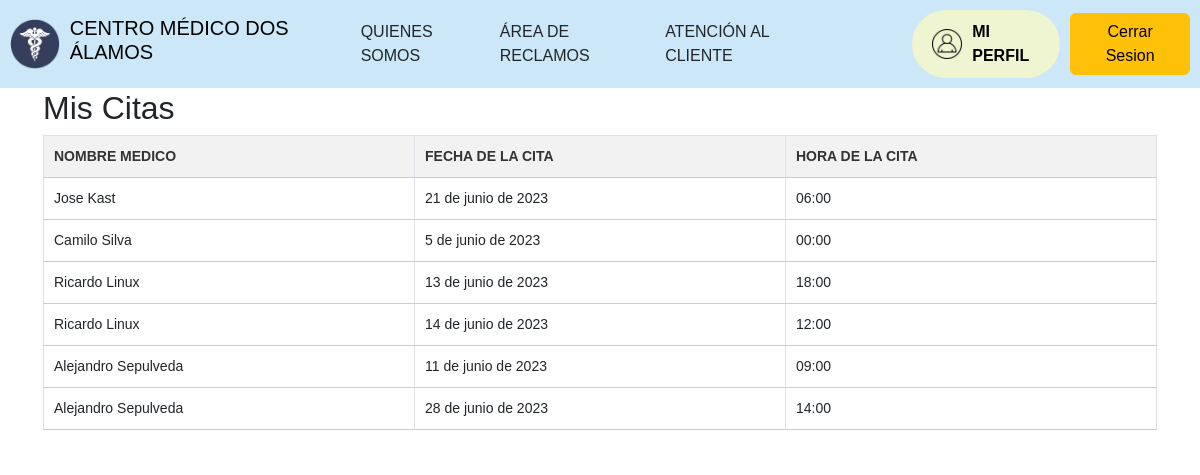
Screenshot of /perfil/ (signed in) with the database file from the repository.
### myapp/models.py (models this page shows, shortened)
class Cita(models.Model):
    hora = models.TimeField()
    fecha = models.DateField()
    nombre_medico = models.ForeignKey(Medico, on_delete=models.CASCADE)

class Medico(models.Model):
    nombre_medico = models.CharField(max_length=100)
    tipo_medico = models.ForeignKey(TipoMedico, on_delete=models.CASCADE)
    direccion = models.CharField(max_length=200)
    telefono = models.CharField(max_length=20)
    correo = models.EmailField()
    def __str__(self):
        return self.nombre_medico

### myapp/views.py (the view)
# urls.py: path('perfil/', views.perfil, name='perfil'),
def perfil(request):
    citas=Cita.objects.all()
    data={
        'citas': citas
    }
    return render(request, 'perfil.html', data)

### myapp/templates/perfil.html (shortened to what this page needs)
{% extends 'base.html' %}
{% block content %}
<h2>Mis Citas</h2>
<table class="table table-bordered">
    <thead>
        <tr>
            <th>Nombre Medico</th>
            <th>Fecha de la Cita</th>
            <th>Hora de la Cita</th>
        </tr>
    </thead>
    <tbody>
        {% for c in citas %}
        <tr>
            <td>{{ c.nombre_medico }}</td>
            <td>{{ c.fecha }}</td>
            <td>{{ c.hora }}</td>
        </tr>
        {% endfor %}
    </tbody>
</table>
{% endblock %}
{% load static %}

### myapp/templates/base.html (shortened to what this page needs)
{% load static %}
<!DOCTYPE html>
<html lang="es">
<head>
	<link href="https://cdn.jsdelivr.net/npm/bootstrap@5.2.3/dist/css/bootstrap.min.css" rel="stylesheet">
	<link rel="stylesheet" href="{% static 'css/extra.css' %}">
</head>
<body>
	<header>
		<a href="{% url 'index' %}" class="logo">
			<img src="{% static 'img/clinica.png' %}" alt="logo">
			<h5 class="nombre-empresa">CENTRO MÉDICO DOS ÁLAMOS</h5>
		</a>
		<nav>
			<div class="nav-links-container">
				{% if user.is_authenticated %}
				<a href="#" class="nav-link">QUIENES SOMOS</a>
				<a href="#" class="nav-link">ÁREA DE RECLAMOS</a>
				<a href="#" class="nav-link">ATENCIÓN AL CLIENTE</a>
				<a href="{% url 'perfil' %}"class="boton-enlace">
					<span class="contenido-enlace">
						<img src="{% static 'img/perfil.png' %}" class="imagen-enlace">
						<span class="texto-enlace">MI PERFIL</span>
					</span>
				</a>
				<a class="btn btn-warning" href="{% url 'logout' %}">Cerrar Sesion</a>
				{% endif %}
			</div>
		</nav>
	</header>
	<div class="container">
		{% block content %}{% endblock %}
	</div>
</body>
</html>

### static/css/extra.css (style rules this page uses)
* { margin: 0; padding: 0; box-sizing: border-box; }
table { color: black; font-size: 14px; table-layout: fixed; border-collapse: collapse; }
th { padding: 20px 15px; font-weight: 700; text-transform: uppercase; }
td { padding: 15px; border-bottom: solid 1px rgba(255, 255, 255, 255); }
tbody tr { cursor: pointer; }
.container { border: solid 1px rgba(255, 255, 255, 255); }
body { font-family: sans-serif; margin: 0; }
a { text-decoration: none; color: black }
.logo { display: flex; align-items: center; }
.logo img { height: 50px; margin-right: 10px; }
nav a { font-weight: 600; padding-right: 10px; }
.texto-enlace { margin-left: 10px; }
.imagen-enlace { width: 30px; }
.table { width: 100%; border-collapse: collapse; text-align: left; }
.table thead th { background-color: #f2f2f2; color: #333; font-weight: bold; padding: 10px; border-bottom: 1px solid #ccc; }
.table tbody td { padding: 10px; border-bottom: 1px solid #ccc; width: 100%; border-collapse: separate; border-spacing: 0; }
header { display: flex; align-items: center; justify-content: space-between; padding: 10px; background-color: #CCE8F8; }
.nav-links-container { display: flex; align-items: center; }
.nav-link { margin-right: 10px; }
.boton-enlace { margin-left: 10px; }
.boton-enlace .contenido-enlace { display: flex; align-items: center; padding: 10px 20px; background-color: #F0F5D1; color: rgb(0, 0, 0); text-decoration: none; border-radius: 50px; margin-left: 60px }

### rows the page displays
Cita: nombre_medico "Jose Kast", fecha "21 de junio de 2023", hora "06:00"
Cita: nombre_medico "Camilo Silva", fecha "5 de junio de 2023", hora "00:00"
Cita: nombre_medico "Ricardo Linux", fecha "13 de junio de 2023", hora "18:00"
Cita: nombre_medico "Ricardo Linux", fecha "14 de junio de 2023", hora "12:00"
Cita: nombre_medico "Alejandro Sepulveda", fecha "11 de junio de 2023", hora "09:00"
Cita: nombre_medico "Alejandro Sepulveda", fecha "28 de junio de 2023", hora "14:00"
